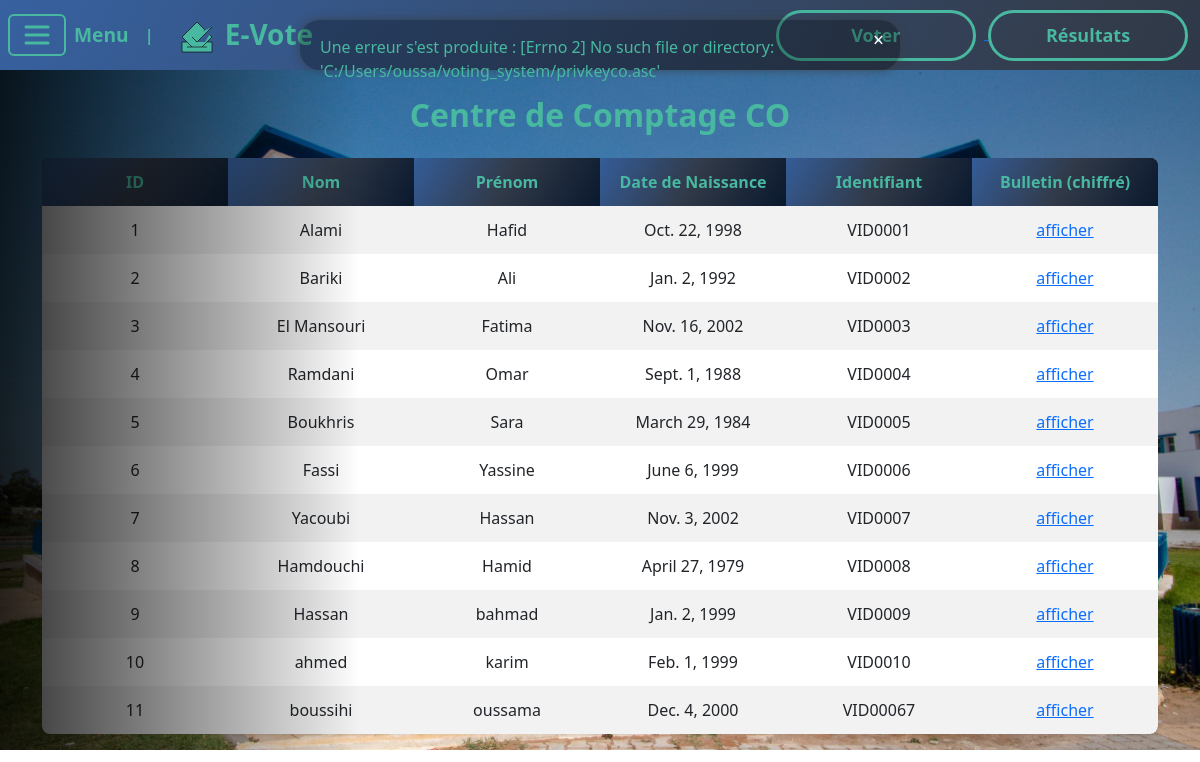
/co/, run on the app's committed database.
### voting/models.py (models this page shows, shortened)
class BaseVotant(models.Model):
    nom = models.CharField(max_length=100)
    prenom = models.CharField(max_length=100)
    datenaissance = models.DateField()
    identification = models.CharField(max_length=64, unique=True, db_index=True)
    bulltinvote = models.TextField()
    date_vote = models.DateTimeField(auto_now_add=True, null=True, blank=True)
    class Meta:
        abstract = True

class CoVotant(BaseVotant):
    id = models.AutoField(primary_key=True)

### voting/views.py (the view, shortened to what this page needs)
# urls.py: path('co/', views.co, name='co'),
def co(request):
    try:
        print("Début du traitement de la fonction co")
        receive_encrypted_mail("email associe au centre CO ", "mot de pass APP-PSSWORD CO", os.path.join(GPG_KEYS_DIR, "co"), 2) # a mettre l'email et le mot de passe associe a CO
    except Exception as e:
        print(f"Erreur dans la fonction co : {str(e)}")
        messages.error(request, f"Une erreur s'est produite : {str(e)}")
    return render(request, 'co.html', {'covotants': CoVotant.objects.all()})

### voting/views.py (called while the page is built)
def decrypt_and_verify_file(privkey, pubkey, filedcry, output):
    privateKeyFile = os.path.join(GPG_KEYS_DIR, privkey)
    with open(privateKeyFile, "r") as f:
        gpg.import_keys(f.read())
    file_path = os.path.join("C:/Users/oussa/voting_system/co", filedcry)
    print(f"Déchiffrement du fichier : {file_path}")
    with open(file_path, "rb") as f:
        decrypted_data = gpg.decrypt_file(f, output=os.path.join("C:/Users/oussa/voting_system/co", output)) #creer un dossier CO dans le dossier de votre projet
    return decrypted_data.ok

### voting/Templates/co.html (shortened to what this page needs)
{% extends 'base.html' %}
{% load static %}
{% block content %}
  {% if messages %}
  <div id="message-popup" class="message-popup">
    {% for message in messages %}
      <div class="message-item">
        <span class="message-text">{{ message }}</span>
        <button type="button" class="message-close">&times;</button>
      </div>
    {% endfor %}
  </div>
  {% endif %}
  <div class="container mt-5 pt-5">
    <h2 class="text-center mb-4" style="color: #48B8A0; font-weight: bold;">
      Centre de Comptage CO
    </h2>
    {% if covotants %}
      <div class="table-responsive">
        <table class="table table-custom table-striped table-hover shadow-sm">
          <thead>
            <tr>
              <th>ID</th>
              <th>Nom</th>
              <th>Prénom</th>
              <th>Date de Naissance</th>
              <th>Identifiant</th>
              <th>Bulletin (chiffré)</th>
            </tr>
          </thead>
          <tbody>
            {% for covotant in covotants %}
            <tr>
              <td>{{ covotant.id }}</td>
              <td>{{ covotant.nom }}</td>
              <td>{{ covotant.prenom }}</td>
              <td>{{ covotant.datenaissance }}</td>
              <td>{{ covotant.identification }}</td>
              <td>
                <a href="#" class="afficher-link" data-bulletin="{{ covotant.bulltinvote }}">
                  afficher
                </a>
              </td>
            </tr>
            {% endfor %}
          </tbody>
        </table>
      </div>
    {% else %}
      <div class="alert alert-info text-center">
        Aucun vote enregistré pour le moment.
      </div>
    {% endif %}
  </div>
{% endblock %}

### voting/Templates/base.html (shortened to what this page needs)
{% load static %}
<!DOCTYPE html>
<html lang="en">
<head>
  <link rel="stylesheet" href="https://cdn.jsdelivr.net/npm/bootstrap@5.3.0/dist/css/bootstrap.min.css">
</head>
<body>
  <nav class="navbar navbar-dark fixed-top">
    <div class="container-fluid d-flex justify-content-between align-items-center ps-0">
    <div class="menu-container">
      <button class="navbar-toggler ms-2" type="button" data-bs-toggle="collapse" data-bs-target="#navbarNav">
        <span class="navbar-toggler-icon" ></span>
      </button>
      <span class="menu-text ms-2">Menu </span>
      <span class="mx-3 bar"> | </span>
      <a class="navbar-brand ms-2 bar fs-3" href="/">
         E-Vote </a>
    </div>
      <div>
        <a href="/votant" >
        <button class="btn btn-wide me-2" >Voter</button>
        </a>
        <a href="/resultats" >
        <button class="btn btn-wide">Résultats </button>
        </a>
      </div>
    </div>
  </nav>
{% block content %}{% endblock %}
</body>
</html>

### data on the page
CoVotant: id "1", nom "Alami", prenom "Hafid", datenaissance "Oct. 22, 1998", identification "VID0001"
CoVotant: id "2", nom "Bariki", prenom "Ali", datenaissance "Jan. 2, 1992", identification "VID0002"
CoVotant: id "3", nom "El Mansouri", prenom "Fatima", datenaissance "Nov. 16, 2002", identification "VID0003"
CoVotant: id "4", nom "Ramdani", prenom "Omar", datenaissance "Sept. 1, 1988", identification "VID0004"
CoVotant: id "5", nom "Boukhris", prenom "Sara", datenaissance "March 29, 1984", identification "VID0005"
CoVotant: id "6", nom "Fassi", prenom "Yassine", datenaissance "June 6, 1999", identification "VID0006"
CoVotant: id "7", nom "Yacoubi", prenom "Hassan", datenaissance "Nov. 3, 2002", identification "VID0007"
CoVotant: id "8", nom "Hamdouchi", prenom "Hamid", datenaissance "April 27, 1979", identification "VID0008"
CoVotant: id "9", nom "Hassan", prenom "bahmad", datenaissance "Jan. 2, 1999", identification "VID0009"
CoVotant: id "10", nom "ahmed", prenom "karim", datenaissance "Feb. 1, 1999", identification "VID0010"
CoVotant: id "11", nom "boussihi", prenom "oussama", datenaissance "Dec. 4, 2000", identification "VID00067"

### other printed values
{{ message }} "Une erreur s'est produite : [Errno 2] No such file or directory: 'C:/Users/oussa/voting_system/privkeyco.asc'"
